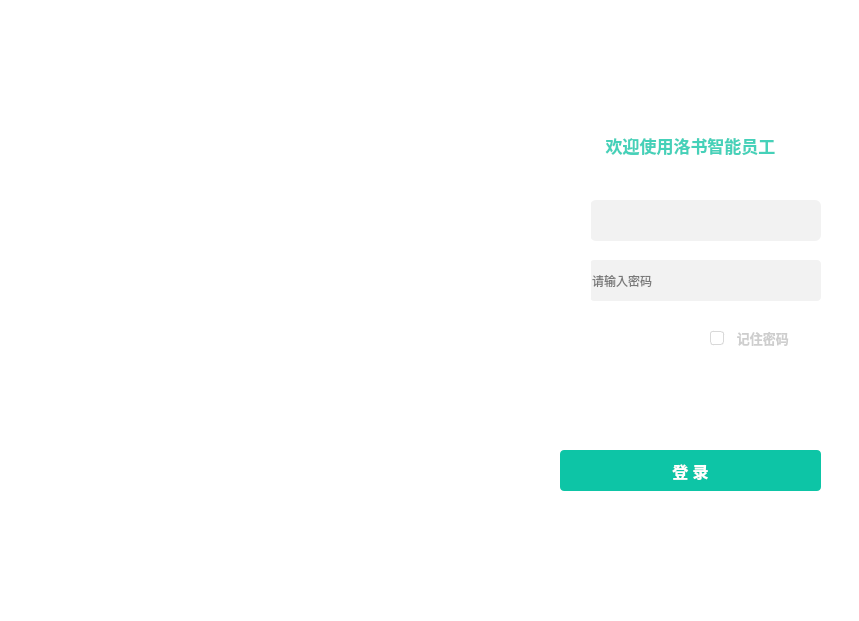
<?xml version="1.0" encoding="UTF-8"?>
<ui version="4.0">
 <class>MainWindow</class>
 <widget class="QMainWindow" name="MainWindow">
  <property name="geometry">
   <rect>
    <x>0</x>
    <y>0</y>
    <width>859</width>
    <height>621</height>
   </rect>
  </property>
  <property name="font">
   <font>
    <family>微软雅黑</family>
    <pointsize>10</pointsize>
    <weight>50</weight>
    <bold>false</bold>
    <kerning>false</kerning>
   </font>
  </property>
  <property name="acceptDrops">
   <bool>false</bool>
  </property>
  <property name="windowTitle">
   <string>MainWindow</string>
  </property>
  <property name="layoutDirection">
   <enum>Qt::LeftToRight</enum>
  </property>
  <property name="autoFillBackground">
   <bool>false</bool>
  </property>
  <property name="styleSheet">
   <string notr="true">
	background-color: rgb(255, 255, 255);
	border-radius:3px;

</string>
  </property>
  <property name="windowFilePath">
   <string/>
  </property>
  <property name="iconSize">
   <size>
    <width>24</width>
    <height>24</height>
   </size>
  </property>
  <property name="toolButtonStyle">
   <enum>Qt::ToolButtonIconOnly</enum>
  </property>
  <property name="animated">
   <bool>false</bool>
  </property>
  <property name="unifiedTitleAndToolBarOnMac">
   <bool>true</bool>
  </property>
  <widget class="QWidget" name="centralwidget">
   <widget class="QPushButton" name="lauchQWXPushButton">
    <property name="geometry">
     <rect>
      <x>560</x>
      <y>528</y>
      <width>261</width>
      <height>41</height>
     </rect>
    </property>
    <property name="autoFillBackground">
     <bool>false</bool>
    </property>
    <property name="styleSheet">
     <string notr="true">image: url(:/登录页面/企业微信登录.png);
border:none;</string>
    </property>
    <property name="text">
     <string/>
    </property>
   </widget>
   <widget class="QLabel" name="backgroundLabel">
    <property name="enabled">
     <bool>true</bool>
    </property>
    <property name="geometry">
     <rect>
      <x>0</x>
      <y>0</y>
      <width>521</width>
      <height>621</height>
     </rect>
    </property>
    <property name="styleSheet">
     <string notr="true">border-image: url(:/登录页面/login_page.png);</string>
    </property>
    <property name="text">
     <string notr="true"/>
    </property>
   </widget>
   <widget class="QLabel" name="logoLabel">
    <property name="geometry">
     <rect>
      <x>650</x>
      <y>50</y>
      <width>71</width>
      <height>71</height>
     </rect>
    </property>
    <property name="styleSheet">
     <string notr="true">image: url(:/登录页面/logo.png);</string>
    </property>
    <property name="text">
     <string/>
    </property>
   </widget>
   <widget class="QLabel" name="welcomeLabel">
    <property name="geometry">
     <rect>
      <x>530</x>
      <y>130</y>
      <width>321</width>
      <height>31</height>
     </rect>
    </property>
    <property name="palette">
     <palette>
      <active>
       <colorrole role="WindowText">
        <brush brushstyle="SolidPattern">
         <color alpha="255">
          <red>69</red>
          <green>209</green>
          <blue>185</blue>
         </color>
        </brush>
       </colorrole>
       <colorrole role="Button">
        <brush brushstyle="SolidPattern">
         <color alpha="255">
          <red>255</red>
          <green>255</green>
          <blue>255</blue>
         </color>
        </brush>
       </colorrole>
       <colorrole role="Base">
        <brush brushstyle="SolidPattern">
         <color alpha="255">
          <red>255</red>
          <green>255</green>
          <blue>255</blue>
         </color>
        </brush>
       </colorrole>
       <colorrole role="Window">
        <brush brushstyle="SolidPattern">
         <color alpha="255">
          <red>255</red>
          <green>255</green>
          <blue>255</blue>
         </color>
        </brush>
       </colorrole>
      </active>
      <inactive>
       <colorrole role="WindowText">
        <brush brushstyle="SolidPattern">
         <color alpha="255">
          <red>69</red>
          <green>209</green>
          <blue>185</blue>
         </color>
        </brush>
       </colorrole>
       <colorrole role="Button">
        <brush brushstyle="SolidPattern">
         <color alpha="255">
          <red>255</red>
          <green>255</green>
          <blue>255</blue>
         </color>
        </brush>
       </colorrole>
       <colorrole role="Base">
        <brush brushstyle="SolidPattern">
         <color alpha="255">
          <red>255</red>
          <green>255</green>
          <blue>255</blue>
         </color>
        </brush>
       </colorrole>
       <colorrole role="Window">
        <brush brushstyle="SolidPattern">
         <color alpha="255">
          <red>255</red>
          <green>255</green>
          <blue>255</blue>
         </color>
        </brush>
       </colorrole>
      </inactive>
      <disabled>
       <colorrole role="WindowText">
        <brush brushstyle="SolidPattern">
         <color alpha="255">
          <red>120</red>
          <green>120</green>
          <blue>120</blue>
         </color>
        </brush>
       </colorrole>
       <colorrole role="Button">
        <brush brushstyle="SolidPattern">
         <color alpha="255">
          <red>255</red>
          <green>255</green>
          <blue>255</blue>
         </color>
        </brush>
       </colorrole>
       <colorrole role="Base">
        <brush brushstyle="SolidPattern">
         <color alpha="255">
          <red>255</red>
          <green>255</green>
          <blue>255</blue>
         </color>
        </brush>
       </colorrole>
       <colorrole role="Window">
        <brush brushstyle="SolidPattern">
         <color alpha="255">
          <red>255</red>
          <green>255</green>
          <blue>255</blue>
         </color>
        </brush>
       </colorrole>
      </disabled>
     </palette>
    </property>
    <property name="font">
     <font>
      <family>微软雅黑</family>
      <pointsize>13</pointsize>
      <weight>75</weight>
      <bold>true</bold>
      <kerning>true</kerning>
     </font>
    </property>
    <property name="text">
     <string>欢迎使用洛书智能员工</string>
    </property>
    <property name="alignment">
     <set>Qt::AlignCenter</set>
    </property>
   </widget>
   <widget class="QComboBox" name="accountComboBox">
    <property name="enabled">
     <bool>true</bool>
    </property>
    <property name="geometry">
     <rect>
      <x>590</x>
      <y>200</y>
      <width>231</width>
      <height>41</height>
     </rect>
    </property>
    <property name="font">
     <font>
      <family>微软雅黑</family>
      <pointsize>7</pointsize>
      <weight>50</weight>
      <bold>false</bold>
      <strikeout>false</strikeout>
      <stylestrategy>PreferAntialias</stylestrategy>
      <kerning>true</kerning>
     </font>
    </property>
    <property name="acceptDrops">
     <bool>true</bool>
    </property>
    <property name="autoFillBackground">
     <bool>false</bool>
    </property>
    <property name="styleSheet">
     <string notr="true">QComboBox{
	background: none;
	background-color:rgb(242, 242, 242);
	border-radius:6px;
}

QComboBox::drop-down {
	background: none;

    border-left-width: 1px;
    border-left-color: darkgray;
    /*border-left-style: solid;8*/
    border-top-right-radius: 3px; 
    border-bottom-right-radius: 3px;

    subcontrol-origin: padding;
    subcontrol-position: top right;
    width: 20px;

}

QComboBox::down-arrow {
	border-image: url(:/登录页面/drop_down.png);
	background-color:yellow;
}</string>
    </property>
    <property name="editable">
     <bool>true</bool>
    </property>
    <property name="currentText">
     <string/>
    </property>
    <property name="iconSize">
     <size>
      <width>16</width>
      <height>16</height>
     </size>
    </property>
    <property name="placeholderText">
     <string>请输入账号</string>
    </property>
    <property name="frame">
     <bool>false</bool>
    </property>
   </widget>
   <widget class="QLineEdit" name="pwLineEdit">
    <property name="geometry">
     <rect>
      <x>590</x>
      <y>260</y>
      <width>231</width>
      <height>41</height>
     </rect>
    </property>
    <property name="autoFillBackground">
     <bool>false</bool>
    </property>
    <property name="styleSheet">
     <string notr="true">background-color:rgb(242, 242, 242);
border-radius:4px;</string>
    </property>
    <property name="frame">
     <bool>false</bool>
    </property>
    <property name="echoMode">
     <enum>QLineEdit::Password</enum>
    </property>
    <property name="placeholderText">
     <string>请输入密码</string>
    </property>
   </widget>
   <widget class="QCheckBox" name="remberPwcheckBox">
    <property name="enabled">
     <bool>true</bool>
    </property>
    <property name="geometry">
     <rect>
      <x>710</x>
      <y>330</y>
      <width>141</width>
      <height>16</height>
     </rect>
    </property>
    <property name="palette">
     <palette>
      <active>
       <colorrole role="WindowText">
        <brush brushstyle="SolidPattern">
         <color alpha="255">
          <red>206</red>
          <green>206</green>
          <blue>206</blue>
         </color>
        </brush>
       </colorrole>
       <colorrole role="Button">
        <brush brushstyle="SolidPattern">
         <color alpha="255">
          <red>255</red>
          <green>255</green>
          <blue>255</blue>
         </color>
        </brush>
       </colorrole>
       <colorrole role="Base">
        <brush brushstyle="SolidPattern">
         <color alpha="255">
          <red>255</red>
          <green>255</green>
          <blue>255</blue>
         </color>
        </brush>
       </colorrole>
       <colorrole role="Window">
        <brush brushstyle="SolidPattern">
         <color alpha="255">
          <red>255</red>
          <green>255</green>
          <blue>255</blue>
         </color>
        </brush>
       </colorrole>
      </active>
      <inactive>
       <colorrole role="WindowText">
        <brush brushstyle="SolidPattern">
         <color alpha="255">
          <red>206</red>
          <green>206</green>
          <blue>206</blue>
         </color>
        </brush>
       </colorrole>
       <colorrole role="Button">
        <brush brushstyle="SolidPattern">
         <color alpha="255">
          <red>255</red>
          <green>255</green>
          <blue>255</blue>
         </color>
        </brush>
       </colorrole>
       <colorrole role="Base">
        <brush brushstyle="SolidPattern">
         <color alpha="255">
          <red>255</red>
          <green>255</green>
          <blue>255</blue>
         </color>
        </brush>
       </colorrole>
       <colorrole role="Window">
        <brush brushstyle="SolidPattern">
         <color alpha="255">
          <red>255</red>
          <green>255</green>
          <blue>255</blue>
         </color>
        </brush>
       </colorrole>
      </inactive>
      <disabled>
       <colorrole role="WindowText">
        <brush brushstyle="SolidPattern">
         <color alpha="255">
          <red>120</red>
          <green>120</green>
          <blue>120</blue>
         </color>
        </brush>
       </colorrole>
       <colorrole role="Button">
        <brush brushstyle="SolidPattern">
         <color alpha="255">
          <red>255</red>
          <green>255</green>
          <blue>255</blue>
         </color>
        </brush>
       </colorrole>
       <colorrole role="Base">
        <brush brushstyle="SolidPattern">
         <color alpha="255">
          <red>255</red>
          <green>255</green>
          <blue>255</blue>
         </color>
        </brush>
       </colorrole>
       <colorrole role="Window">
        <brush brushstyle="SolidPattern">
         <color alpha="255">
          <red>255</red>
          <green>255</green>
          <blue>255</blue>
         </color>
        </brush>
       </colorrole>
      </disabled>
     </palette>
    </property>
    <property name="font">
     <font>
      <family>微软雅黑</family>
      <pointsize>10</pointsize>
      <weight>75</weight>
      <bold>true</bold>
      <kerning>false</kerning>
     </font>
    </property>
    <property name="autoFillBackground">
     <bool>false</bool>
    </property>
    <property name="styleSheet">
     <string notr="true">QCheckBox::indicator {
    /*
	border-color: rgb(217, 217, 217);
    background: none;


						*/
	border: 1px solid rgb(217, 217, 217);
	border-radius: 3px

}</string>
    </property>
    <property name="text">
     <string>  记住密码</string>
    </property>
    <property name="iconSize">
     <size>
      <width>15</width>
      <height>16</height>
     </size>
    </property>
    <property name="tristate">
     <bool>false</bool>
    </property>
   </widget>
   <widget class="QPushButton" name="loginPushButton">
    <property name="geometry">
     <rect>
      <x>560</x>
      <y>450</y>
      <width>261</width>
      <height>41</height>
     </rect>
    </property>
    <property name="palette">
     <palette>
      <active>
       <colorrole role="WindowText">
        <brush brushstyle="SolidPattern">
         <color alpha="255">
          <red>255</red>
          <green>255</green>
          <blue>255</blue>
         </color>
        </brush>
       </colorrole>
       <colorrole role="Button">
        <brush brushstyle="SolidPattern">
         <color alpha="255">
          <red>13</red>
          <green>197</green>
          <blue>166</blue>
         </color>
        </brush>
       </colorrole>
       <colorrole role="Text">
        <brush brushstyle="SolidPattern">
         <color alpha="255">
          <red>255</red>
          <green>255</green>
          <blue>255</blue>
         </color>
        </brush>
       </colorrole>
       <colorrole role="ButtonText">
        <brush brushstyle="SolidPattern">
         <color alpha="255">
          <red>255</red>
          <green>255</green>
          <blue>255</blue>
         </color>
        </brush>
       </colorrole>
       <colorrole role="Base">
        <brush brushstyle="SolidPattern">
         <color alpha="255">
          <red>13</red>
          <green>197</green>
          <blue>166</blue>
         </color>
        </brush>
       </colorrole>
       <colorrole role="Window">
        <brush brushstyle="SolidPattern">
         <color alpha="255">
          <red>13</red>
          <green>197</green>
          <blue>166</blue>
         </color>
        </brush>
       </colorrole>
       <colorrole role="PlaceholderText">
        <brush brushstyle="NoBrush">
         <color alpha="128">
          <red>255</red>
          <green>255</green>
          <blue>255</blue>
         </color>
        </brush>
       </colorrole>
      </active>
      <inactive>
       <colorrole role="WindowText">
        <brush brushstyle="SolidPattern">
         <color alpha="255">
          <red>255</red>
          <green>255</green>
          <blue>255</blue>
         </color>
        </brush>
       </colorrole>
       <colorrole role="Button">
        <brush brushstyle="SolidPattern">
         <color alpha="255">
          <red>13</red>
          <green>197</green>
          <blue>166</blue>
         </color>
        </brush>
       </colorrole>
       <colorrole role="Text">
        <brush brushstyle="SolidPattern">
         <color alpha="255">
          <red>255</red>
          <green>255</green>
          <blue>255</blue>
         </color>
        </brush>
       </colorrole>
       <colorrole role="ButtonText">
        <brush brushstyle="SolidPattern">
         <color alpha="255">
          <red>255</red>
          <green>255</green>
          <blue>255</blue>
         </color>
        </brush>
       </colorrole>
       <colorrole role="Base">
        <brush brushstyle="SolidPattern">
         <color alpha="255">
          <red>13</red>
          <green>197</green>
          <blue>166</blue>
         </color>
        </brush>
       </colorrole>
       <colorrole role="Window">
        <brush brushstyle="SolidPattern">
         <color alpha="255">
          <red>13</red>
          <green>197</green>
          <blue>166</blue>
         </color>
        </brush>
       </colorrole>
       <colorrole role="PlaceholderText">
        <brush brushstyle="NoBrush">
         <color alpha="128">
          <red>255</red>
          <green>255</green>
          <blue>255</blue>
         </color>
        </brush>
       </colorrole>
      </inactive>
      <disabled>
       <colorrole role="WindowText">
        <brush brushstyle="SolidPattern">
         <color alpha="255">
          <red>255</red>
          <green>255</green>
          <blue>255</blue>
         </color>
        </brush>
       </colorrole>
       <colorrole role="Button">
        <brush brushstyle="SolidPattern">
         <color alpha="255">
          <red>13</red>
          <green>197</green>
          <blue>166</blue>
         </color>
        </brush>
       </colorrole>
       <colorrole role="Text">
        <brush brushstyle="SolidPattern">
         <color alpha="255">
          <red>255</red>
          <green>255</green>
          <blue>255</blue>
         </color>
        </brush>
       </colorrole>
       <colorrole role="ButtonText">
        <brush brushstyle="SolidPattern">
         <color alpha="255">
          <red>255</red>
          <green>255</green>
          <blue>255</blue>
         </color>
        </brush>
       </colorrole>
       <colorrole role="Base">
        <brush brushstyle="SolidPattern">
         <color alpha="255">
          <red>13</red>
          <green>197</green>
          <blue>166</blue>
         </color>
        </brush>
       </colorrole>
       <colorrole role="Window">
        <brush brushstyle="SolidPattern">
         <color alpha="255">
          <red>13</red>
          <green>197</green>
          <blue>166</blue>
         </color>
        </brush>
       </colorrole>
       <colorrole role="PlaceholderText">
        <brush brushstyle="NoBrush">
         <color alpha="128">
          <red>255</red>
          <green>255</green>
          <blue>255</blue>
         </color>
        </brush>
       </colorrole>
      </disabled>
     </palette>
    </property>
    <property name="font">
     <font>
      <family>微软雅黑</family>
      <pointsize>12</pointsize>
      <weight>75</weight>
      <bold>true</bold>
     </font>
    </property>
    <property name="styleSheet">
     <string notr="true">background-color:rgb(13, 197, 166);
color:rgb(255,255,255);
border-radius:4px;</string>
    </property>
    <property name="text">
     <string>登 录</string>
    </property>
   </widget>
   <widget class="QLabel" name="statusInfo">
    <property name="geometry">
     <rect>
      <x>600</x>
      <y>390</y>
      <width>191</width>
      <height>20</height>
     </rect>
    </property>
    <property name="palette">
     <palette>
      <active>
       <colorrole role="WindowText">
        <brush brushstyle="SolidPattern">
         <color alpha="255">
          <red>242</red>
          <green>85</green>
          <blue>85</blue>
         </color>
        </brush>
       </colorrole>
       <colorrole role="Button">
        <brush brushstyle="SolidPattern">
         <color alpha="255">
          <red>255</red>
          <green>255</green>
          <blue>255</blue>
         </color>
        </brush>
       </colorrole>
       <colorrole role="Text">
        <brush brushstyle="SolidPattern">
         <color alpha="255">
          <red>0</red>
          <green>0</green>
          <blue>0</blue>
         </color>
        </brush>
       </colorrole>
       <colorrole role="Base">
        <brush brushstyle="SolidPattern">
         <color alpha="255">
          <red>255</red>
          <green>255</green>
          <blue>255</blue>
         </color>
        </brush>
       </colorrole>
       <colorrole role="Window">
        <brush brushstyle="SolidPattern">
         <color alpha="255">
          <red>255</red>
          <green>255</green>
          <blue>255</blue>
         </color>
        </brush>
       </colorrole>
       <colorrole role="PlaceholderText">
        <brush brushstyle="SolidPattern">
         <color alpha="128">
          <red>0</red>
          <green>0</green>
          <blue>0</blue>
         </color>
        </brush>
       </colorrole>
      </active>
      <inactive>
       <colorrole role="WindowText">
        <brush brushstyle="SolidPattern">
         <color alpha="255">
          <red>242</red>
          <green>85</green>
          <blue>85</blue>
         </color>
        </brush>
       </colorrole>
       <colorrole role="Button">
        <brush brushstyle="SolidPattern">
         <color alpha="255">
          <red>255</red>
          <green>255</green>
          <blue>255</blue>
         </color>
        </brush>
       </colorrole>
       <colorrole role="Text">
        <brush brushstyle="SolidPattern">
         <color alpha="255">
          <red>0</red>
          <green>0</green>
          <blue>0</blue>
         </color>
        </brush>
       </colorrole>
       <colorrole role="Base">
        <brush brushstyle="SolidPattern">
         <color alpha="255">
          <red>255</red>
          <green>255</green>
          <blue>255</blue>
         </color>
        </brush>
       </colorrole>
       <colorrole role="Window">
        <brush brushstyle="SolidPattern">
         <color alpha="255">
          <red>255</red>
          <green>255</green>
          <blue>255</blue>
         </color>
        </brush>
       </colorrole>
       <colorrole role="PlaceholderText">
        <brush brushstyle="SolidPattern">
         <color alpha="128">
          <red>0</red>
          <green>0</green>
          <blue>0</blue>
         </color>
        </brush>
       </colorrole>
      </inactive>
      <disabled>
       <colorrole role="WindowText">
        <brush brushstyle="SolidPattern">
         <color alpha="255">
          <red>120</red>
          <green>120</green>
          <blue>120</blue>
         </color>
        </brush>
       </colorrole>
       <colorrole role="Button">
        <brush brushstyle="SolidPattern">
         <color alpha="255">
          <red>255</red>
          <green>255</green>
          <blue>255</blue>
         </color>
        </brush>
       </colorrole>
       <colorrole role="Text">
        <brush brushstyle="SolidPattern">
         <color alpha="255">
          <red>120</red>
          <green>120</green>
          <blue>120</blue>
         </color>
        </brush>
       </colorrole>
       <colorrole role="Base">
        <brush brushstyle="SolidPattern">
         <color alpha="255">
          <red>255</red>
          <green>255</green>
          <blue>255</blue>
         </color>
        </brush>
       </colorrole>
       <colorrole role="Window">
        <brush brushstyle="SolidPattern">
         <color alpha="255">
          <red>255</red>
          <green>255</green>
          <blue>255</blue>
         </color>
        </brush>
       </colorrole>
       <colorrole role="PlaceholderText">
        <brush brushstyle="SolidPattern">
         <color alpha="128">
          <red>0</red>
          <green>0</green>
          <blue>0</blue>
         </color>
        </brush>
       </colorrole>
      </disabled>
     </palette>
    </property>
    <property name="font">
     <font>
      <pointsize>11</pointsize>
      <weight>50</weight>
      <bold>false</bold>
     </font>
    </property>
    <property name="text">
     <string/>
    </property>
    <property name="alignment">
     <set>Qt::AlignCenter</set>
    </property>
   </widget>
   <widget class="QPushButton" name="minButton">
    <property name="geometry">
     <rect>
      <x>780</x>
      <y>0</y>
      <width>31</width>
      <height>23</height>
     </rect>
    </property>
    <property name="styleSheet">
     <string notr="true">border-image: url(:/登录页面/minimize.png);</string>
    </property>
    <property name="text">
     <string/>
    </property>
   </widget>
   <widget class="QPushButton" name="closeButton">
    <property name="geometry">
     <rect>
      <x>820</x>
      <y>0</y>
      <width>31</width>
      <height>23</height>
     </rect>
    </property>
    <property name="styleSheet">
     <string notr="true">border-image: url(:/登录页面/close.png);</string>
    </property>
    <property name="text">
     <string/>
    </property>
   </widget>
   <widget class="QLabel" name="accountLabel">
    <property name="geometry">
     <rect>
      <x>560</x>
      <y>200</y>
      <width>31</width>
      <height>41</height>
     </rect>
    </property>
    <property name="styleSheet">
     <string notr="true">border-image: url(:/登录页面/account_ico.png);</string>
    </property>
    <property name="text">
     <string/>
    </property>
   </widget>
   <widget class="QLabel" name="pwLabel">
    <property name="geometry">
     <rect>
      <x>560</x>
      <y>260</y>
      <width>31</width>
      <height>41</height>
     </rect>
    </property>
    <property name="styleSheet">
     <string notr="true">border-image: url(:/登录页面/pw_ico.png);</string>
    </property>
    <property name="text">
     <string/>
    </property>
   </widget>
  </widget>
 </widget>
 <resources>
  <include location="image/login_page.qrc"/>
 </resources>
 <connections/>
</ui>
